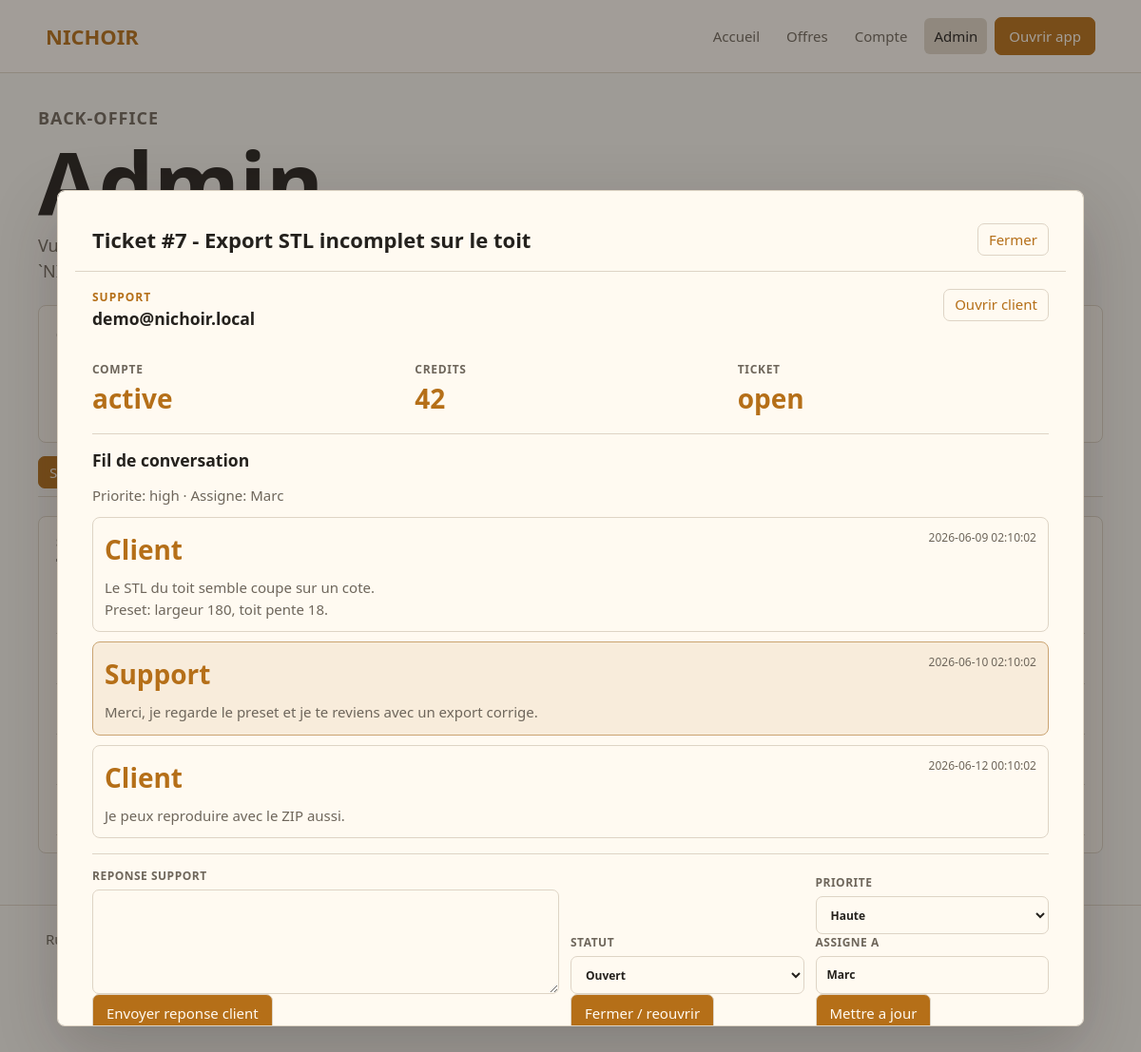
Page /admin?ticket_id=7 on the committed database.
### tables this page shows
CREATE TABLE ticket_messages (
  id INTEGER PRIMARY KEY AUTOINCREMENT,
  ticket_id INTEGER NOT NULL,
  user_id INTEGER NOT NULL,
  body TEXT NOT NULL,
  created_at TEXT NOT NULL DEFAULT CURRENT_TIMESTAMP, author_role TEXT NOT NULL DEFAULT 'client',
  FOREIGN KEY (ticket_id) REFERENCES tickets(id) ON DELETE CASCADE,
  FOREIGN KEY (user_id) REFERENCES users(id) ON DELETE CASCADE
);

### src/pages.php (the view, shortened to what this page needs)
<?php
function h(string $value): string
{
    return htmlspecialchars($value, ENT_QUOTES | ENT_SUBSTITUTE, 'UTF-8');
}
function dev_app_url(): string
{
    $host = $_SERVER['HTTP_HOST'] ?? '';
    return '/app/index.html';
}
function page_response(string $title, string $body, string $active = '', int $status = 200): void
{
    $appUrl = h(dev_app_url());
    $nav = [
        '/' => 'Accueil',
        '/pricing' => 'Offres',
        '/account' => 'Compte',
        '/admin' => 'Admin',
    ];
    echo '<!doctype html><html lang="fr"><head><meta charset="utf-8">';
    echo '<style>';
    echo file_get_contents(__DIR__ . '/../public/site.css') ?: '';
    echo '</style></head><body>';
    echo '<header class="site-header"><a class="brand" href="/">Nichoir</a><nav>';
    foreach ($nav as $href => $label) {
        $class = $active === $href ? ' class="active"' : '';
        echo '<a' . $class . ' href="' . h($href) . '">' . h($label) . '</a>';
    }
    echo '<a class="button-link" href="' . $appUrl . '">Ouvrir app</a>';
    echo '</nav></header>';
    echo '<main>' . $body . '</main>';
    echo '<footer>Rust/WASM pour les plans et exports. PHP pour comptes, credits, admin et Stripe.</footer>';
    echo '</body></html>';
}
function admin_key_input(): string
{
    $key = trim((string) ($_GET['key'] ?? ($_POST['key'] ?? '')));
    return $key === '' ? '' : '<input type="hidden" name="key" value="' . h($key) . '">';
}
function admin_redirect_url(array $params = []): string
{
    $key = trim((string) ($_POST['key'] ?? ($_GET['key'] ?? '')));
    $query = http_build_query($params);
    return '/admin' . ($query === '' ? '' : '?' . $query);
}
function admin_tab_value(string $value, string $fallback = 'admin-clients'): string
{
    $allowed = ['admin-support', 'admin-clients', 'admin-billing', 'admin-exports', 'admin-settings'];
    return in_array($value, $allowed, true) ? $value : $fallback;
}
function admin_client_panel_value(string $value): string
{
    $allowed = ['profile', 'credits', 'billing', 'exports'];
    return in_array($value, $allowed, true) ? $value : 'profile';
}
function admin_client_modal_url(int $userId, string $returnTab = 'admin-clients', string $panel = 'profile'): string
{
    $returnTab = admin_tab_value($returnTab);
    return admin_redirect_url([
        'user_id' => $userId,
        'return_tab' => $returnTab,
        'client_panel' => admin_client_panel_value($panel),
    ]) . '#' . $returnTab;
}
function admin_status_options(string $current): string
{
    $html = '';
    foreach (ADMIN_USER_STATUSES as $value => $label) {
        $selected = $current === $value ? ' selected' : '';
        $html .= '<option value="' . h($value) . '"' . $selected . '>' . h($label) . '</option>';
    }
    return $html;
}
function admin_subscription_status_options(string $current): string
{
    $html = '';
    foreach (ADMIN_SUBSCRIPTION_STATUSES as $option) {
        $selected = $current === $option ? ' selected' : '';
        $html .= '<option value="' . h($option) . '"' . $selected . '>' . h($option) . '</option>';
    }
    return $html;
}
function ticket_status_options(string $current): string
{
    $html = '';
    foreach (TICKET_STATUSES as $value => $label) {
        $selected = $current === $value ? ' selected' : '';
        $html .= '<option value="' . h($value) . '"' . $selected . '>' . h($label) . '</option>';
    }
    return $html;
}
function ticket_priority_options(string $current): string
{
    $html = '';
    foreach (TICKET_PRIORITIES as $value => $label) {
        $selected = $current === $value ? ' selected' : '';
        $html .= '<option value="' . h($value) . '"' . $selected . '>' . h($label) . '</option>';
    }
    return $html;
}
function admin_load_ticket_with_user(PDO $pdo, int $ticketId): ?array
{
    $stmt = $pdo->prepare(
        'SELECT tickets.*, users.email, users.display_name, users.credits, users.status AS user_status
         FROM tickets
         JOIN users ON users.id = tickets.user_id
         WHERE tickets.id = ?'
    );
    $stmt->execute([$ticketId]);
    $ticket = $stmt->fetch();
    return is_array($ticket) ? $ticket : null;
}
function render_user_directory(PDO $pdo): string
{
    $status = trim((string) ($_GET['status'] ?? ''));
    $subscriptionStatus = trim((string) ($_GET['subscription_status'] ?? ''));
    $page = max(1, (int) ($_GET['page'] ?? 1));
    $perPage = 25;
    $offset = ($page - 1) * $perPage;
    $where = [];
    $params = [];
    $whereSql = $where ? 'WHERE ' . implode(' AND ', $where) : '';
    $countStmt = $pdo->prepare('SELECT COUNT(*) FROM users ' . $whereSql);
    $countStmt->execute($params);
    $total = (int) $countStmt->fetchColumn();
    $stmt = $pdo->prepare('SELECT id, email, display_name, credits, subscription_status, status, created_at FROM users ' . $whereSql . ' ORDER BY id DESC LIMIT ? OFFSET ?');
    $stmtParams = $params;
    $stmtParams[] = $perPage;
    $stmtParams[] = $offset;
    $stmt->execute($stmtParams);
    $rows = '';
    foreach ($stmt->fetchAll() as $user) {
        $href = admin_client_modal_url((int) $user['id'], 'admin-clients', 'profile');
        $rows .= '<tr><td><a href="' . h($href) . '">' . (int) $user['id'] . '</a></td><td><a href="' . h($href) . '">' . h((string) $user['email']) . '</a></td><td>' . h((string) $user['display_name']) . '</td><td>' . (int) $user['credits'] . '</td><td>' . h((string) $user['subscription_status']) . '</td><td>' . h((string) ($user['status'] ?? 'active')) . '</td><td>' . h((string) $user['created_at']) . '</td><td><a href="' . h($href) . '">Ouvrir</a></td></tr>';
    }
    $rows = $rows ?: '<tr><td colspan="8">Aucun utilisateur trouve.</td></tr>';
    $start = $total === 0 ? 0 : $offset + 1;
    $end = min($offset + $perPage, $total);
    $prev = $page > 1 ? '<a class="secondary" href="' . h(admin_directory_link(['page' => $page - 1])) . '">Precedent</a>' : '';
    $next = $end < $total ? '<a class="secondary" href="' . h(admin_directory_link(['page' => $page + 1])) . '">Suivant</a>' : '';
    return '
      <section class="panel">
        <h2>Repertoire utilisateurs</h2>
        <form class="admin-directory-form" method="get" action="/admin">
          ' . admin_key_input() . '
          <label><span>Recherche</span><input type="search" name="q" value="' . h((string) ($_GET['q'] ?? '')) . '" placeholder="id, courriel ou nom"></label>
          <label><span>Statut</span><select name="status"><option value="">Tous</option>' . admin_status_options($status) . '</select></label>
          <label><span>Abonnement</span><select name="subscription_status"><option value="">Tous</option>' . admin_subscription_status_options($subscriptionStatus) . '</select></label>
          <button type="submit">Filtrer</button>
        </form>
        <p class="directory-count">' . $start . '-' . $end . ' sur ' . $total . ' utilisateur(s)</p>
        <div class="table-wrap"><table><thead><tr><th>ID</th><th>Courriel</th><th>Nom</th><th>Credits</th><th>Abonnement</th><th>Statut</th><th>Cree</th><th></th></tr></thead><tbody>' . $rows . '</tbody></table></div>
        <div class="pagination">' . $prev . $next . '</div>
      </section>
    ';
}
function render_open_tickets_panel(PDO $pdo): string
{
    $stmt = $pdo->query(
        'SELECT tickets.id, tickets.user_id, tickets.subject, tickets.priority, tickets.updated_at, users.email
         FROM tickets
         JOIN users ON users.id = tickets.user_id
         WHERE tickets.status = "open"
         ORDER BY tickets.updated_at DESC, tickets.id DESC
         LIMIT 12'
    );
    $rows = '';
    foreach ($stmt->fetchAll() as $ticket) {
        $href = admin_redirect_url(['ticket_id' => (int) $ticket['id']]) . '#admin-support';
        $clientHref = admin_client_modal_url((int) $ticket['user_id'], 'admin-support', 'profile');
        $rows .= '<tr><td><a href="' . h($href) . '">#' . (int) $ticket['id'] . '</a></td><td><a href="' . h($clientHref) . '">' . h((string) $ticket['email']) . '</a></td><td>' . h((string) $ticket['subject']) . '</td><td>' . h((string) $ticket['priority']) . '</td><td>' . h((string) $ticket['updated_at']) . '</td><td><a class="secondary compact-link" href="' . h($href) . '">Ouvrir et repondre</a></td></tr>';
    }
    $rows = $rows ?: '<tr><td colspan="6">Aucun ticket ouvert.</td></tr>';
    return '
      <section class="panel" id="support-queue">
        <div class="section-heading">
          <div>
            <p class="eyebrow">Support</p>
            <h2>Tickets ouverts</h2>
          </div>
          <span class="section-hint">Ouvre un ticket pour voir le fil complet et repondre au client.</span>
        </div>
        <div class="table-wrap"><table><thead><tr><th>ID</th><th>Client</th><th>Sujet</th><th>Priorite</th><th>MAJ</th><th></th></tr></thead><tbody>' . $rows . '</tbody></table></div>
      </section>
    ';
}
function render_admin_support_panel(PDO $pdo): string
{
    return render_open_tickets_panel($pdo);
}
function render_admin_modal_shell(string $title, string $closeHash, string $body): string
{
    $closeUrl = admin_redirect_url() . '#' . $closeHash;
    return '
      <div class="admin-modal-backdrop" data-admin-modal data-close-url="' . h($closeUrl) . '">
        <article class="admin-modal" role="dialog" aria-modal="true" aria-labelledby="admin-modal-title">
          <header class="admin-modal-header">
            <h2 id="admin-modal-title">' . h($title) . '</h2>
            <a class="secondary compact-link" href="' . h($closeUrl) . '" data-modal-close>Fermer</a>
          </header>
          <div class="admin-modal-body">' . $body . '</div>
        </article>
      </div>
    ';
}
function render_ticket_modal(PDO $pdo, int $ticketId): string
{
    $ticket = admin_load_ticket_with_user($pdo, $ticketId);
    $messageStmt = $pdo->prepare('SELECT author_role, body, created_at FROM ticket_messages WHERE ticket_id = ? ORDER BY id ASC');
    $messageStmt->execute([(int) $ticket['id']]);
    $messageRows = '';
    foreach ($messageStmt->fetchAll() as $message) {
        $role = (string) ($message['author_role'] ?: 'client');
        $messageRows .= '<article class="ticket-message ' . h($role) . '"><header><strong>' . h($role === 'admin' ? 'Support' : 'Client') . '</strong><span>' . h((string) $message['created_at']) . '</span></header><p>' . nl2br(h((string) $message['body'])) . '</p></article>';
    }
    $messageRows = $messageRows ?: '<p>Aucun message.</p>';
    $statusOptions = ticket_status_options((string) $ticket['status']);
    $priorityOptions = ticket_priority_options((string) ($ticket['priority'] ?? 'normal'));
    $disabledReply = (string) $ticket['status'] === 'open' ? '' : ' disabled';
    $clientHref = admin_client_modal_url((int) $ticket['user_id'], 'admin-support', 'profile');
    return render_admin_modal_shell('Ticket #' . (int) $ticket['id'] . ' - ' . (string) $ticket['subject'], 'admin-support', '
      <section class="modal-section">
        <div class="section-heading">
          <div>
            <p class="eyebrow">Support</p>
            <h3>' . h((string) $ticket['email']) . '</h3>
          </div>
          <a class="secondary compact-link" href="' . h($clientHref) . '">Ouvrir client</a>
        </div>
        <div class="client-summary compact">
          <div class="stat"><span>Compte</span><strong>' . h((string) $ticket['user_status']) . '</strong></div>
          <div class="stat"><span>Credits</span><strong>' . (int) $ticket['credits'] . '</strong></div>
          <div class="stat"><span>Ticket</span><strong>' . h((string) $ticket['status']) . '</strong></div>
        </div>
      </section>
      <section class="modal-section">
        <h3>Fil de conversation</h3>
        <p>Priorite: ' . h((string) ($ticket['priority'] ?? 'normal')) . ' · Assigne: ' . h((string) ($ticket['assigned_to'] ?: '-')) . '</p>
        <div class="ticket-thread">' . $messageRows . '</div>
      </section>
      <section class="modal-section">
        <div class="ticket-admin-forms">
          <form method="post" action="/admin">
            ' . admin_key_input() . '
            <input type="hidden" name="action" value="reply_ticket">
            <input type="hidden" name="user_id" value="' . (int) $ticket['user_id'] . '">
            <input type="hidden" name="ticket_id" value="' . (int) $ticket['id'] . '">
            <label><span>Reponse support</span><textarea name="body" maxlength="5000" rows="4"' . $disabledReply . '></textarea></label>
            <button type="submit"' . $disabledReply . '>Envoyer reponse client</button>
            ' . admin_key_input() . '
            <input type="hidden" name="user_id" value="' . (int) $ticket['user_id'] . '">
            <input type="hidden" name="ticket_id" value="' . (int) $ticket['id'] . '">
            <label><span>Statut</span><select name="ticket_status">' . $statusOptions . '</select></label>
            ' . admin_key_input() . '
            <input type="hidden" name="user_id" value="' . (int) $ticket['user_id'] . '">
            <input type="hidden" name="ticket_id" value="' . (int) $ticket['id'] . '">
            <label><span>Priorite</span><select name="priority">' . $priorityOptions . '</select></label>
            <label><span>Assigne a</span><input type="text" name="assigned_to" maxlength="120" value="' . h((string) ($ticket['assigned_to'] ?? '')) . '"></label>
    ');
}
function render_admin_modal(PDO $pdo, ?array $selectedUser): string
{
    $ticketId = (int) ($_GET['ticket_id'] ?? 0);
    if ($ticketId > 0) {
        return render_ticket_modal($pdo, $ticketId);
    }
    return '';
}

### rows in the picture
ticket_messages: author_role "Client", created_at "2026-06-09 02:10:02", body "Le STL du toit semble coupe sur un cote. Preset: largeur 180, toit pente 18."
ticket_messages: author_role "Support", created_at "2026-06-10 02:10:02", body "Merci, je regarde le preset et je te reviens avec un export corrige."
ticket_messages: author_role "Client", created_at "2026-06-12 00:10:02", body "Je peux reproduire avec le ZIP aussi."

### other values in the picture
$label "Accueil"
$label "Offres"
$label "Compte"
$label "Admin"
$title "Ticket #7 - Export STL incomplet sur le toit"
